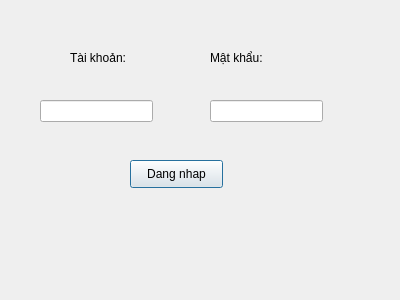
<?xml version="1.0" encoding="UTF-8"?>
<ui version="4.0">
 <class>Dialog</class>
 <widget class="QDialog" name="Dialog">
  <property name="geometry">
   <rect>
    <x>0</x>
    <y>0</y>
    <width>400</width>
    <height>300</height>
   </rect>
  </property>
  <property name="windowTitle">
   <string>Dialog</string>
  </property>
  <widget class="QLabel" name="label">
   <property name="geometry">
    <rect>
     <x>70</x>
     <y>50</y>
     <width>55</width>
     <height>16</height>
    </rect>
   </property>
   <property name="text">
    <string>Tài khoản: </string>
   </property>
  </widget>
  <widget class="QLabel" name="label_2">
   <property name="geometry">
    <rect>
     <x>210</x>
     <y>50</y>
     <width>55</width>
     <height>16</height>
    </rect>
   </property>
   <property name="text">
    <string>Mật khẩu:</string>
   </property>
  </widget>
  <widget class="QLineEdit" name="o_nhap_tai_khoan_2">
   <property name="geometry">
    <rect>
     <x>40</x>
     <y>100</y>
     <width>113</width>
     <height>22</height>
    </rect>
   </property>
   <property name="echoMode">
    <enum>QLineEdit::Normal</enum>
   </property>
  </widget>
  <widget class="QLineEdit" name="o_nhap_mat_khau">
   <property name="geometry">
    <rect>
     <x>210</x>
     <y>100</y>
     <width>113</width>
     <height>22</height>
    </rect>
   </property>
   <property name="echoMode">
    <enum>QLineEdit::Password</enum>
   </property>
  </widget>
  <widget class="QPushButton" name="nut_dang_nhap">
   <property name="geometry">
    <rect>
     <x>130</x>
     <y>160</y>
     <width>93</width>
     <height>28</height>
    </rect>
   </property>
   <property name="text">
    <string>Dang nhap</string>
   </property>
  </widget>
 </widget>
 <resources/>
 <connections/>
</ui>
